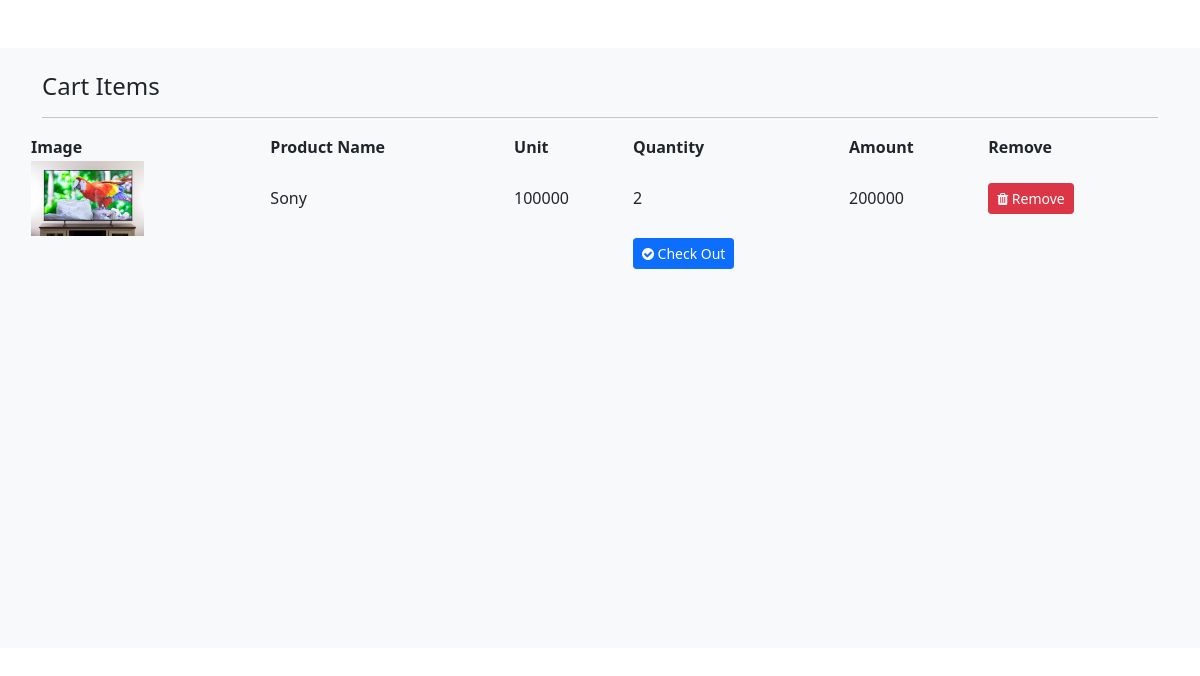
The app's page /cart_page/ (signed in) with its own data.
### eapp/models.py (models this page shows, shortened)
class Cart(models.Model):
  user=models.ForeignKey(User,on_delete=models.CASCADE)
  product=models.ForeignKey(Product,on_delete=models.CASCADE)
  product_qty=models.IntegerField(null=False,blank=False)
  created_at=models.DateTimeField(auto_now_add=True)
  @property
  def total_cost(self):
    return self.product_qty * self.product.price

class Product(models.Model):
    Category = models.ForeignKey("Category", on_delete=models.CASCADE)
    name = models.CharField(max_length=150,null =False,blank = True)
    vendor = models.CharField(max_length=150,null =False,blank = True)
    Product_image = models.ImageField( upload_to=getFileName,null =False,blank = True)
    quantity = models.IntegerField(null =False,blank = True)
    price = models.IntegerField(null =False,blank = True)
    description = models.TextField(max_length=400,null =False,blank = True)
    status = models.BooleanField(default = False,help_text ="0-show,1-hidden")
    created_at = models.DateTimeField( auto_now_add=True)

### eapp/views.py (the view)
# urls.py: path('cart_page/',views.cart_page , name = 'cart_page'),
def cart_page(request):
    cart=Cart.objects.filter(user=request.user)
    context = {
        "cart":cart
    }
    print(context)
    return render(request,"eapp_temp/show_cart.html",context)

### templates/eapp_temp/show_cart.html (shortened to what this page needs)
{% extends 'base.html' %}
{% block content %}
<section class="bg-light py-4 my-5" style="min-height:600px;">
    <div class="container">
      <div class="row">
        <div class="col-12">
          <h4 class="mb-3">Cart  Items</h4>
          <hr style="border-color:#b8bfc2;">
        </div>
        <table>
            <tr>
                <th>Image</th>
                <th>Product Name</th>
                <th>Unit</th>
                <th>Quantity</th>
                <th>Amount</th>
                <th>Remove</th>
            </tr>
            {% for item in cart %}
           <tr>
              <td><img src="{{item.product.Product_image.url}}" height="75px" alt="{{item.product.name}}"></td>
              <td>{{item.product.name}}</td>
              <td>{{item.product.price | stringformat:'d'}}</td>
              <td>{{item.product_qty}}</td>
              <td class="amt">{{item.total_cost | stringformat:'d'}}</td>
              <td><a href="{% url 'remove_cart' item.id %}"  onclick="return confirm('Are you sure? to Remove')"  class="btn btn-danger btn-sm"><i class="fa fa-trash"></i> Remove</a></td>
            </tr>
            {% endfor %}
            <tr>
              <td></td>
              <td></td>
              <th id="net"></th>
              <td><button class="btn btn-primary btn-sm">
                <i class="fa fa-check-circle"></i> Check Out
              </button></td>
            </tr>
        </table>
      </div>
      </div>
  </section>
{% endblock %}

### records on screen
Cart: product.Product_image (picture), product.name "Sony", product.price "100000", product_qty "2", total_cost "200000"
